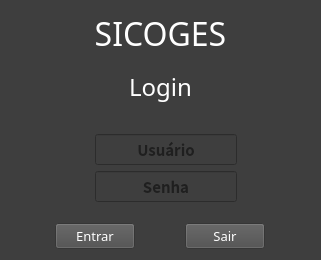
<?xml version="1.0" encoding="UTF-8"?>
<ui version="4.0">
 <class>Widget</class>
 <widget class="QWidget" name="Widget">
  <property name="geometry">
   <rect>
    <x>0</x>
    <y>0</y>
    <width>321</width>
    <height>260</height>
   </rect>
  </property>
  <property name="minimumSize">
   <size>
    <width>321</width>
    <height>260</height>
   </size>
  </property>
  <property name="maximumSize">
   <size>
    <width>321</width>
    <height>260</height>
   </size>
  </property>
  <property name="windowTitle">
   <string>Login</string>
  </property>
  <property name="styleSheet">
   <string notr="true">background-color: rgb(62, 62, 62);</string>
  </property>
  <layout class="QVBoxLayout" name="verticalLayout_2">
   <item>
    <layout class="QVBoxLayout" name="verticalLayout">
     <property name="spacing">
      <number>0</number>
     </property>
     <item>
      <layout class="QVBoxLayout" name="verticalLayout_4">
       <item>
        <widget class="QLabel" name="lbSicoges">
         <property name="font">
          <font>
           <family>Versa Versa</family>
           <pointsize>24</pointsize>
          </font>
         </property>
         <property name="styleSheet">
          <string notr="true">color: rgb(255, 255, 255);</string>
         </property>
         <property name="text">
          <string>SICOGES</string>
         </property>
         <property name="alignment">
          <set>Qt::AlignHCenter|Qt::AlignTop</set>
         </property>
        </widget>
       </item>
       <item>
        <spacer name="verticalSpacer_3">
         <property name="orientation">
          <enum>Qt::Vertical</enum>
         </property>
         <property name="sizeHint" stdset="0">
          <size>
           <width>20</width>
           <height>40</height>
          </size>
         </property>
        </spacer>
       </item>
      </layout>
     </item>
     <item>
      <widget class="QLabel" name="lbLogin">
       <property name="font">
        <font>
         <family>Versa Versa</family>
         <pointsize>18</pointsize>
        </font>
       </property>
       <property name="styleSheet">
        <string notr="true">color: rgb(255, 255, 255);</string>
       </property>
       <property name="text">
        <string>Login</string>
       </property>
       <property name="alignment">
        <set>Qt::AlignBottom|Qt::AlignHCenter</set>
       </property>
      </widget>
     </item>
    </layout>
   </item>
   <item>
    <spacer name="verticalSpacer">
     <property name="orientation">
      <enum>Qt::Vertical</enum>
     </property>
     <property name="sizeType">
      <enum>QSizePolicy::Fixed</enum>
     </property>
     <property name="sizeHint" stdset="0">
      <size>
       <width>20</width>
       <height>24</height>
      </size>
     </property>
    </spacer>
   </item>
   <item>
    <layout class="QFormLayout" name="formLayout">
     <property name="fieldGrowthPolicy">
      <enum>QFormLayout::AllNonFixedFieldsGrow</enum>
     </property>
     <property name="labelAlignment">
      <set>Qt::AlignCenter</set>
     </property>
     <property name="formAlignment">
      <set>Qt::AlignCenter</set>
     </property>
     <item row="0" column="1">
      <layout class="QHBoxLayout" name="horizontalLayout">
       <item>
        <widget class="QLineEdit" name="lineEditUsuario">
         <property name="sizePolicy">
          <sizepolicy hsizetype="Fixed" vsizetype="Fixed">
           <horstretch>0</horstretch>
           <verstretch>0</verstretch>
          </sizepolicy>
         </property>
         <property name="font">
          <font>
           <family>Noto Sans CJK JP</family>
           <pointsize>11</pointsize>
           <bold>true</bold>
          </font>
         </property>
         <property name="layoutDirection">
          <enum>Qt::LeftToRight</enum>
         </property>
         <property name="alignment">
          <set>Qt::AlignCenter</set>
         </property>
         <property name="placeholderText">
          <string>Usuário</string>
         </property>
        </widget>
       </item>
      </layout>
     </item>
     <item row="1" column="1">
      <layout class="QHBoxLayout" name="horizontalLayout_3">
       <item>
        <widget class="QLineEdit" name="lineEditSenha">
         <property name="sizePolicy">
          <sizepolicy hsizetype="Fixed" vsizetype="Fixed">
           <horstretch>0</horstretch>
           <verstretch>0</verstretch>
          </sizepolicy>
         </property>
         <property name="font">
          <font>
           <family>Noto Sans CJK HK</family>
           <pointsize>11</pointsize>
           <bold>true</bold>
          </font>
         </property>
         <property name="echoMode">
          <enum>QLineEdit::Password</enum>
         </property>
         <property name="alignment">
          <set>Qt::AlignCenter</set>
         </property>
         <property name="placeholderText">
          <string>Senha</string>
         </property>
        </widget>
       </item>
      </layout>
     </item>
    </layout>
   </item>
   <item>
    <spacer name="verticalSpacer_2">
     <property name="orientation">
      <enum>Qt::Vertical</enum>
     </property>
     <property name="sizeHint" stdset="0">
      <size>
       <width>20</width>
       <height>40</height>
      </size>
     </property>
    </spacer>
   </item>
   <item>
    <layout class="QHBoxLayout" name="horizontalLayout_2">
     <item>
      <widget class="QPushButton" name="butaoEntrar">
       <property name="sizePolicy">
        <sizepolicy hsizetype="Fixed" vsizetype="Fixed">
         <horstretch>0</horstretch>
         <verstretch>0</verstretch>
        </sizepolicy>
       </property>
       <property name="font">
        <font>
         <family>Versa Versa</family>
         <pointsize>10</pointsize>
        </font>
       </property>
       <property name="styleSheet">
        <string notr="true">color: rgb(255, 255, 255);
background-color: rgb(76, 76, 76);</string>
       </property>
       <property name="text">
        <string>Entrar</string>
       </property>
      </widget>
     </item>
     <item>
      <widget class="QPushButton" name="botaoSair">
       <property name="sizePolicy">
        <sizepolicy hsizetype="Fixed" vsizetype="Fixed">
         <horstretch>0</horstretch>
         <verstretch>0</verstretch>
        </sizepolicy>
       </property>
       <property name="font">
        <font>
         <family>Versa Versa</family>
         <pointsize>10</pointsize>
        </font>
       </property>
       <property name="styleSheet">
        <string notr="true">color: rgb(255, 255, 255);
background-color: rgb(76, 76, 76);</string>
       </property>
       <property name="text">
        <string>Sair</string>
       </property>
       <property name="flat">
        <bool>false</bool>
       </property>
      </widget>
     </item>
    </layout>
   </item>
  </layout>
 </widget>
 <resources/>
 <connections/>
</ui>
